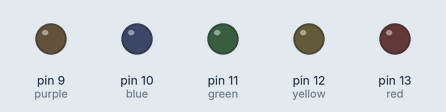
Simulated run of this sketch. Board: Arduino Uno, built with avr-gcc and run on an emulated ATmega328P. Shown: output pins drawn as LEDs (lit = HIGH).

Above: at 0.4 s.
At 23.9 s:
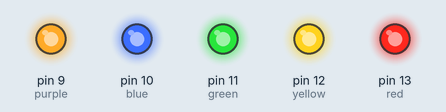
Timing chart, 0 to 24.7 s (numbered marks = the images above):
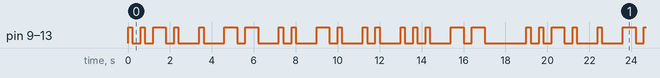

Measured:
- by itself, pin 9 (purple), pin 10 (blue), pin 11 (green), pin 12 (yellow), pin 13 (red): moves between LOW and HIGH, repeating every 19.0 s
- by itself, everything shown: repeats every 19.0 s, in 36 steps

The sketch:

sketch_jul02a.ino
```cpp
//First Robotics things with LEDs

int purple = 9; //Make sure your circuit is suing digital pin 13
int red = 13;
int yellow = 12;
int green = 11;
int blue = 10;

void dot(){
  digitalWrite(purple, HIGH);
  digitalWrite(blue, HIGH);
  digitalWrite(green, HIGH);
  digitalWrite(yellow, HIGH);
  digitalWrite(red, HIGH);
  delay(200);
  digitalWrite(purple, LOW);
  digitalWrite(blue, LOW);
  digitalWrite(green, LOW);
  digitalWrite(yellow, LOW);
  digitalWrite(red, LOW);

}

void dash(){
  digitalWrite(purple, HIGH);
  digitalWrite(blue, HIGH);
  digitalWrite(green, HIGH);
  digitalWrite(yellow, HIGH);
  digitalWrite(red, HIGH);
  delay(600);
  digitalWrite(purple, LOW);
  digitalWrite(blue, LOW);
  digitalWrite(green, LOW);
  digitalWrite(yellow, LOW);
  digitalWrite(red, LOW);
}

void setup() {
  // put your setup code here, to run once:
  pinMode(purple,OUTPUT);
  pinMode(blue,OUTPUT);
  pinMode(green,OUTPUT);
  pinMode(yellow,OUTPUT);
  pinMode(red,OUTPUT);


}

void loop() {
  // put your main code here, to run repeatedly:
  dot();
  delay(400);
  dot();
  delay(400);
  dash();
  delay(400);
  dot();   //F
  delay(1000);
  dot();   //E
  delay(1000);
  dash();
  delay(400);
  dash();  //M
  delay(1000);
  dot();
  delay(400);
  dot();   //I
  delay(1000);
  dash();
  delay(400);
  dot();   //N
  delay(1000);
  dot();
  delay(400);
  dot();   //I
  delay(1000);
  dot();
  delay(400);
  dot();
  delay(400);
  dot();   //S
  delay(1000);
  dash();
  delay(400);
  dash();  //M
  delay(2000);

}
```
